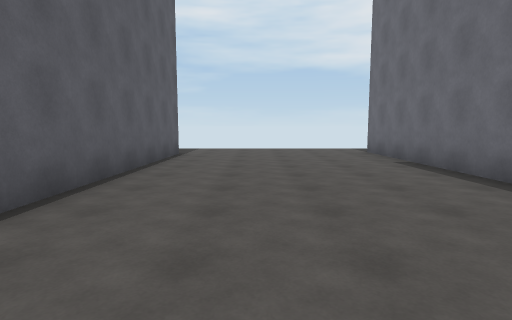
View 1 (above)

24 first-person views from a walk through a 3-D level made in the Unity game engine. The camera is 1.4 m above the floor, tilts 6° down and sees 80° across. The floor is counted in squares, 2 m on a side. Each view is taken from the middle of a square. On the plan, view 1 faces up. The plan holds only what a view shows up to about 10 squares ahead; the rest is blank. The place goes on beyond the plan. The player is left out.

View 2
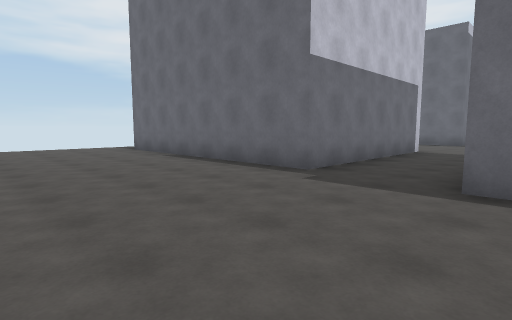

View 3
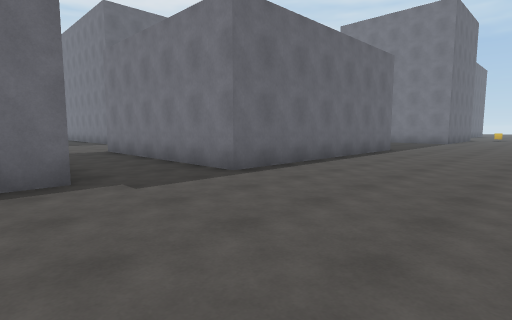

View 4
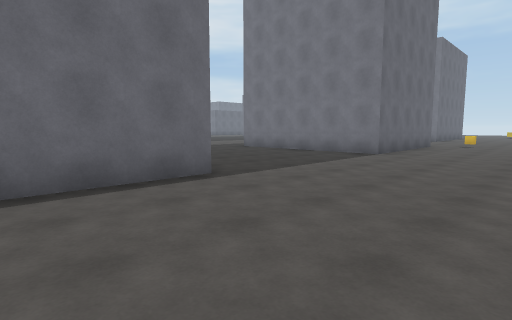

View 5
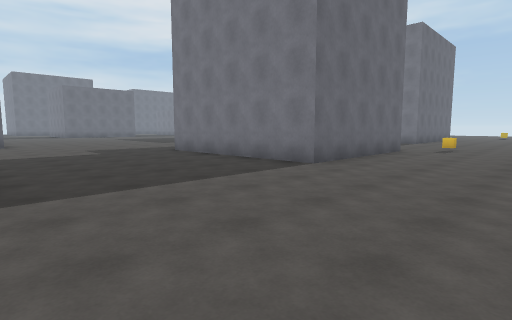

View 6
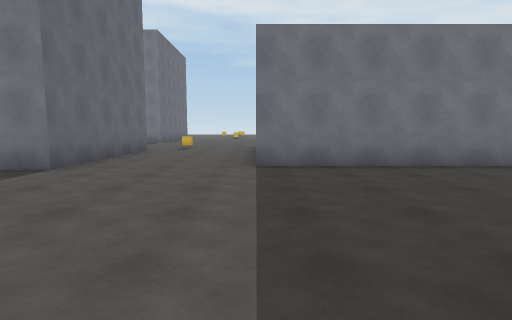

View 7
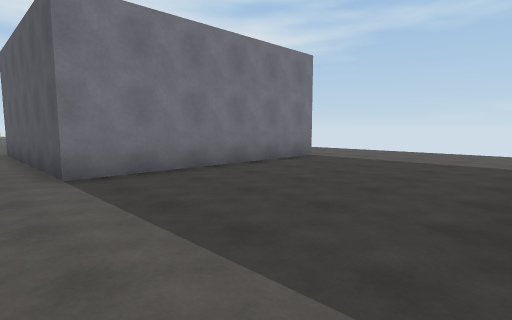

View 8
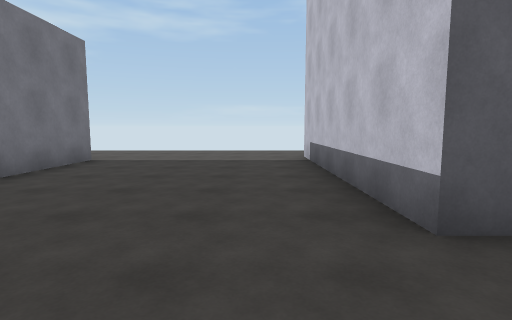

View 9
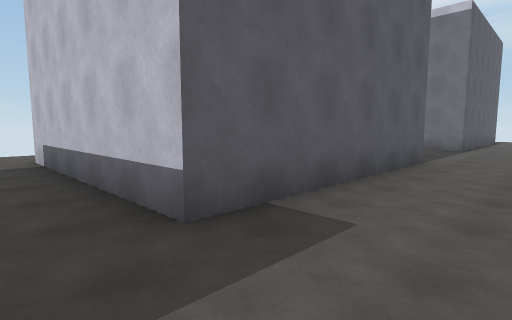

View 10
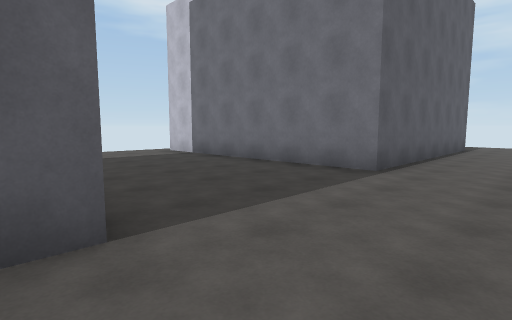

View 11
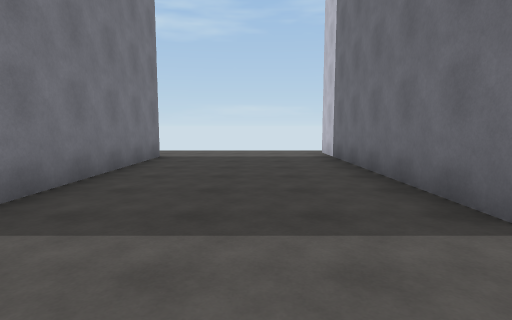

View 12
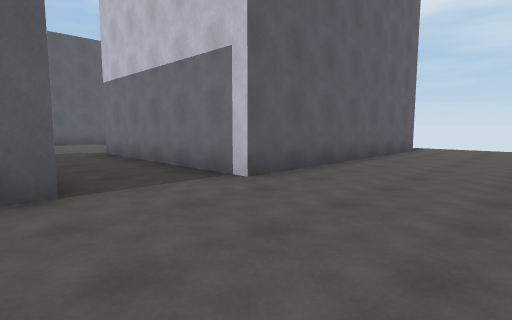

View 13
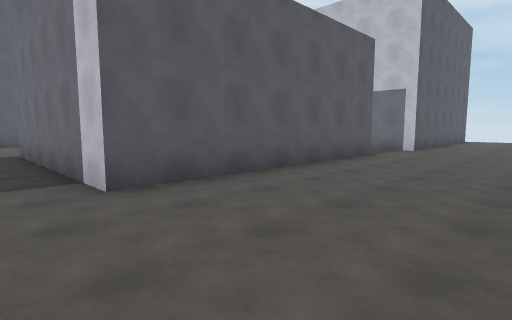

View 14
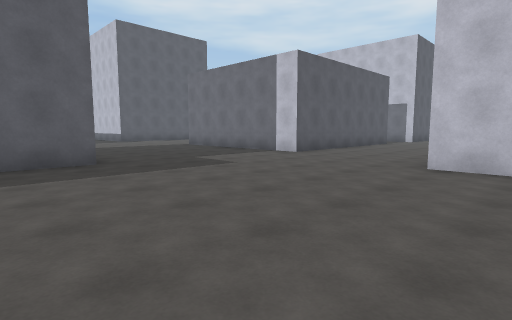

View 15
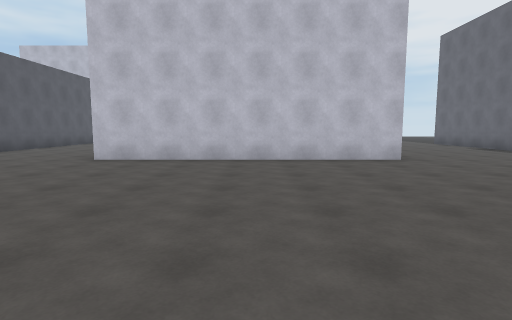

View 16
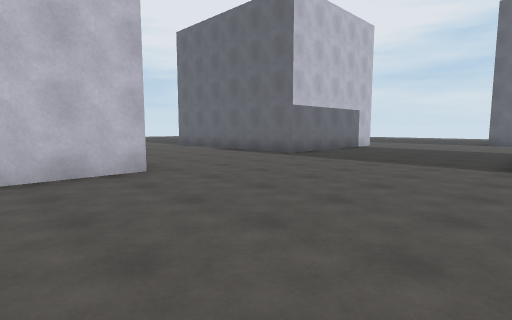

View 17
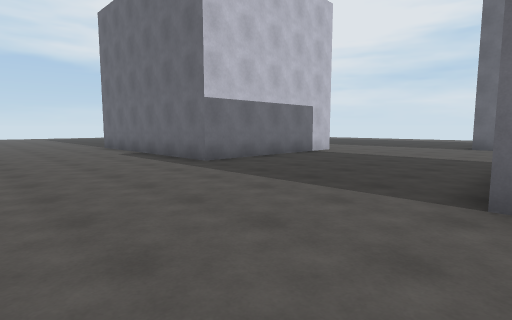

View 18
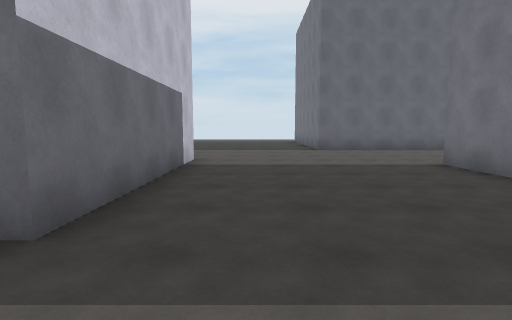

View 19
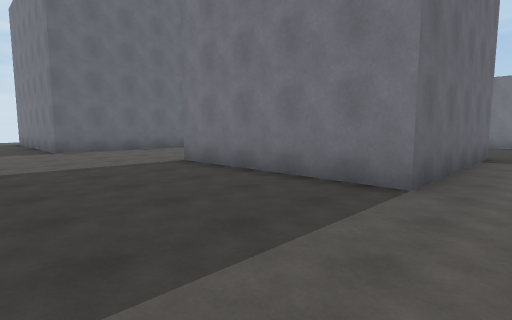

View 20
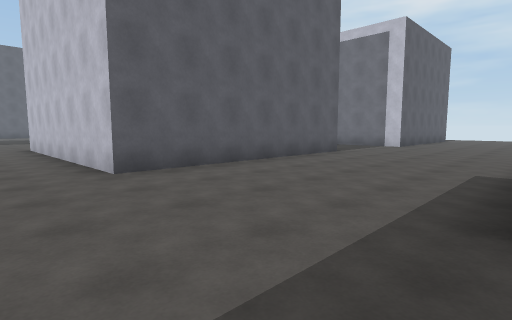

View 21
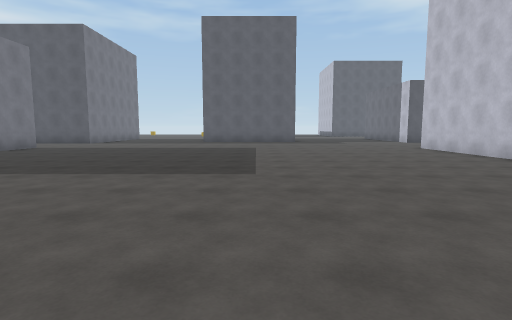

View 22
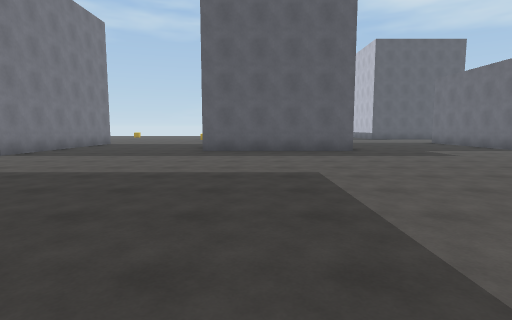

View 23
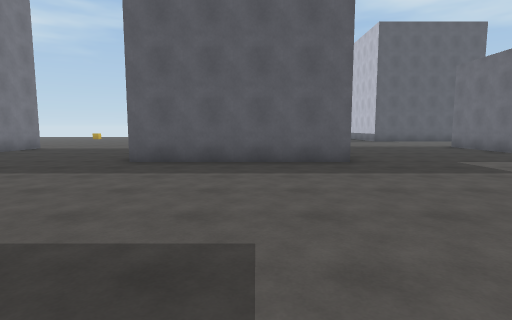

View 24
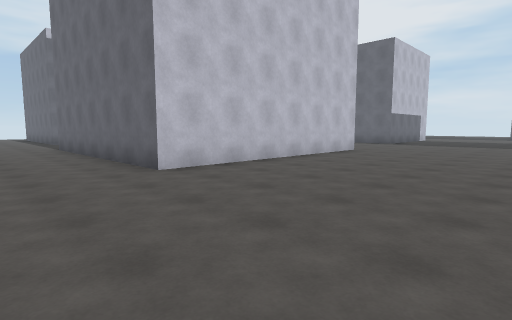

### Floor plan
Points are (right, up) in squares from view 1. A wall is a line through its corners. A room is listed if a view was taken in it or the views show most of it. See-through windows are left out.
Room 1 (views 1, 2, 3, 4, 5, 6, 7, 8, 9, 10, 11, 12, 13, 14, 15, 16, 17, 18, 19, 20, 21, 22, 23, 24)
walls: (8.5, -6.8) (2.8, -6.8) (2.8, -0.3) (8.5, -0.3) (8.5, -6.8); (2.4, -16.6) (2.4, -12.1) (7.7, -12.1) (7.7, -16.6); (6.9, -21.4) (9.4, -21.4); (12.9, -21.8) (13.8, -21.8); (3.9, -21.4) (5.2, -21.4); (19.2, -1.6) (19.2, -8.3) (12.4, -8.3) (12.4, -1.8); (-1.9, -2.2) (-1.9, -7.8) (-7.5, -7.8); (-6.8, -12.6) (-1, -12.6) (-1, -18.1); (23.1, -17.6) (23.1, -12.6) (27.9, -12.6); (-7.5, -2.4) (-2.8, -2.4); (8.8, 8.9) (8.8, 1.9) (3.2, 1.9) (3.2, 8.9); (28.9, -7.6) (23.9, -7.6) (23.9, -2.6); (-2.1, 8.4) (-2.1, 1.9) (-8.8, 1.9); (31.7, -15.1) (31.7, -11)
ways out: opening at (12, 0); opening at (21.5, -1.2); opening at (30, -8.8)
objects: other object (1, -18)

Where each view was taken, in squares from view 1:
view 1: 0 up, 0 right, facing up
view 2: 1 down, 1 left, facing up-right
view 3: 3 up, 1 left, facing down-right
view 4: 4 down, 1 left, facing down-right
view 5: 7 down, 1 left, facing down-right
view 6: 7 down, 1 left, facing down
view 7: 8 down, 0 right, facing down-left
view 8: 9 down, 0 right, facing left
view 9: 9 down, 0 right, facing up-left
view 10: 3 down, 0 right, facing up-left
view 11: 0 up, 0 right, facing left
view 12: 1 down, 12 right, facing up-left
view 13: 8 down, 12 right, facing up-left
view 14: 14 down, 14 right, facing up-left
view 15: 15 down, 16 right, facing up
view 16: 13 down, 17 right, facing up-right
view 17: 13 down, 20 right, facing up-right
view 18: 9 down, 22 right, facing right
view 19: 9 down, 22 right, facing down-right
view 20: 10 down, 24 right, facing up-left
view 21: 14 down, 23 right, facing left
view 22: 15 down, 17 right, facing left
view 23: 14 down, 14 right, facing left
view 24: 13 down, 10 right, facing up-right
